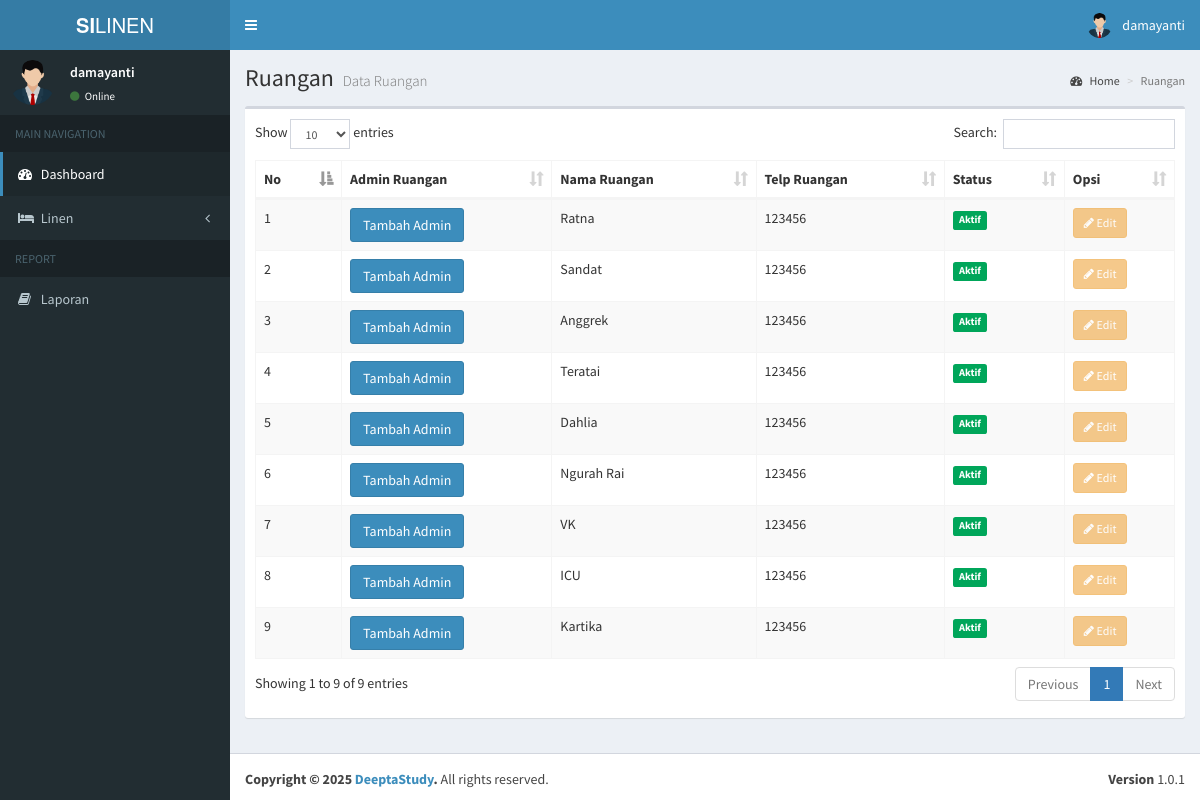
/admin/data_ruangan.php (signed in), run on an earlier commit of the app's database.
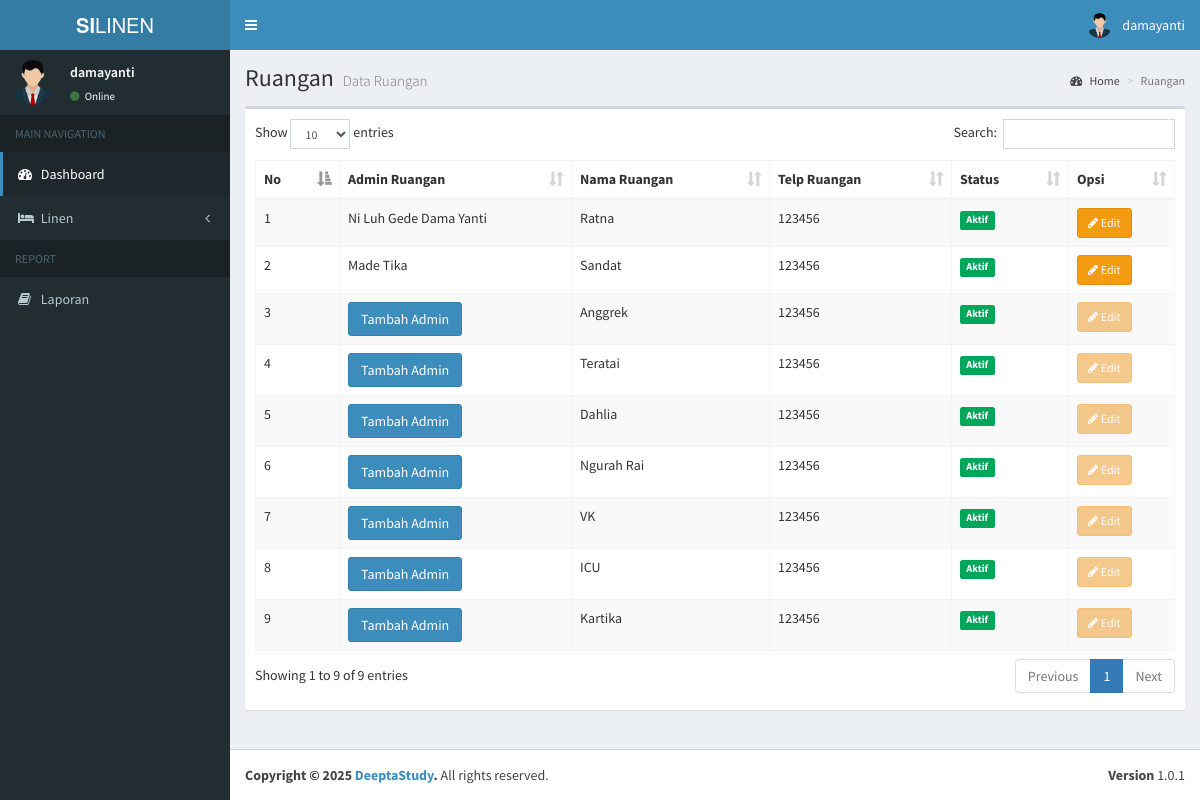
And on a later commit of the database.
### tables this page shows
CREATE TABLE `users` (
  `id` int(11) NOT NULL,
  `nama` varchar(100) NOT NULL,
  `username` varchar(100) NOT NULL,
  `email` varchar(100) NOT NULL,
  `password` varchar(100) NOT NULL,
  `hak_akses` varchar(25) NOT NULL,
  `status` int(11) NOT NULL,
  `status_ruangan` int(11) DEFAULT NULL
);

CREATE TABLE `ruangan` (
  `id` int(11) NOT NULL,
  `id_user` int(11) DEFAULT NULL,
  `nama_ruangan` varchar(199) NOT NULL,
  `telp_ruangan` varchar(15) NOT NULL,
  `status` int(11) NOT NULL
);

### admin/data_ruangan.php (the view, shortened to what this page needs)
<?php
include '../koneksi.php';
$additionalCSS = [
    '../assets/plugins/datatables/dataTables.bootstrap.css',
];
$pageTitle = "Ruangan";
$pageDesc = "Data Ruangan";
$dataQuery = mysqli_query($koneksi, "SELECT r.*, u.nama as nama_admin
                                    FROM ruangan r
                                    LEFT JOIN users u ON r.id_user = u.id");
?>
<section class="content">
    <div class="row">
        <div class="col-xs-12">
            <div class="box">
                <div class="box-body">
                    <table id="example1" class="table table-bordered table-striped">
                        <thead>
                            <tr>
                                <th>No</th>
                                <th>Admin Ruangan</th>
                                <th>Nama Ruangan</th>
                                <th>Telp Ruangan</th>
                                <th>Status</th>
                                <th>Opsi</th>
                            </tr>
                        </thead>
                        <tbody>
                            <?php
                            $no = 1;
                            while ($data = mysqli_fetch_assoc($dataQuery)):
                            ?>
                                <tr>
                                    <td><?= $no++; ?></td>
                                    <td>
                                        <?php if (empty($data['id_user'])): ?>
                                            <a href="tambah_admin_ruangan.php?id=<?= $data['id'] ?>" class="btn btn-primary">
                                                Tambah Admin
                                            <?php else: ?>
                                                <?= htmlspecialchars($data['nama_admin'] ?? 'Admin tidak ditemukan') ?>
                                            <?php endif; ?>
                                    </td>
                                    <td><?= htmlspecialchars($data['nama_ruangan']) ?></td>
                                    <td><?= htmlspecialchars($data['telp_ruangan']) ?></td>
                                    <td>
                                        <span class="label <?= ($data['status'] == 1) ? 'label-success' : 'label-danger' ?>">
                                            <?= ($data['status'] == 1) ? 'Aktif' : 'Nonaktif' ?>
                                        </span>
                                    </td>
                                    <td>
                                        <?php if (!empty($data['id_user'])): ?>
                                            <a href="edit_ruangan.php?id=<?= $data['id'] ?>" class="btn btn-sm btn-warning"><i class="fa fa-pencil"></i> Edit</a>
                                        <?php else: ?>
                                            <button class="btn btn-sm btn-warning" disabled><i class="fa fa-pencil"></i> Edit</button>
                                        <?php endif; ?>
                                    </td>
                                </tr>
                            <?php endwhile; ?>
                        </tbody>
                    </table>
                </div>
            </div>
        </div>
    </div>
</section>
<?php
$content = ob_get_clean();
include __DIR__ . '/../layouts/header.php';
echo $content;
include __DIR__ . '/../layouts/footer.php';
?>

### layouts/header.php (shortened to what this page needs)
<?php
    include '../koneksi.php';
    $username = $_SESSION['username'];
    $query = mysqli_query($koneksi, "SELECT * FROM users WHERE username = '$username'");
    $row = mysqli_fetch_assoc($query);
?>
<!DOCTYPE html>
<html>
<head>
    <link rel="stylesheet" href="../assets/bootstrap/css/bootstrap.min.css">
    <link rel="stylesheet" href="https://maxcdn.bootstrapcdn.com/font-awesome/4.4.0/css/font-awesome.min.css">
    <link rel="stylesheet" href="https://code.ionicframework.com/ionicons/2.0.1/css/ionicons.min.css">
    <link rel="stylesheet" href="../assets/dist/css/AdminLTE.min.css">
    <link rel="stylesheet" href="../assets/dist/css/skins/_all-skins.min.css">
    <link rel="stylesheet" href="../assets/plugins/iCheck/flat/blue.css">
    <link rel="stylesheet" href="../assets/plugins/morris/morris.css">
    <link rel="stylesheet" href="../assets/plugins/jvectormap/jquery-jvectormap-1.2.2.css">
    <?php if(!empty($additionalCSS)): ?>
        <?php foreach($additionalCSS as $css): ?>
            <link rel="stylesheet" href="<?= htmlspecialchars($css) ?>">
        <?php endforeach; ?>
    <?php endif; ?>
</head>
<body class="hold-transition skin-blue sidebar-mini">
    <div class="wrapper">
        <header class="main-header">
            <a href="#" class="logo">
                <span class="logo-lg"><b>SI</b>LINEN</span>
            </a>
            <nav class="navbar navbar-static-top" role="navigation">
                <a href="#" class="sidebar-toggle" data-toggle="offcanvas" role="button">
                </a>
                <div class="navbar-custom-menu">
                    <ul class="nav navbar-nav">
                        <li class="dropdown user user-menu">
                            <a href="#" class="dropdown-toggle" data-toggle="dropdown">
                                <img src="../assets/images/avatar.png" class="user-image" alt="User Image">
                                <span class="hidden-xs"><?= $row['username']; ?></span>
                            </a>
                        </li>
                    </ul>
                </div>
            </nav>
        </header>
        <div class="content-wrapper">
            <section class="content-header">
                <h1>
                    <?php echo isset($pageTitle) ? $pageTitle : 'Dashboard'; ?>
                    <small><?php echo isset($pageDesc) ? $pageDesc : 'Control Panel'; ?></small>
                </h1>
                <ol class="breadcrumb">
                    <li><a href="#"><i class="fa fa-dashboard"></i> Home</a></li>
                    <li class="active"><?php echo isset($pageTitle) ? $pageTitle : 'Dashboard'; ?></li>
                </ol>
            </section>
        <?php include __DIR__ . '/navigation.php'; ?>

### layouts/navigation.php (shortened to what this page needs)
<aside class="main-sidebar">
    <section class="sidebar">
        <div class="user-panel">
            <div class="pull-left image">
                <img src="../assets/images/avatar.png" class="img-circle" alt="User Image">
            </div>
            <div class="pull-left info">
                <p><?= $row['username']; ?></p>
                <a href="#"><i class="fa fa-circle text-success"></i> Online</a>
            </div>
        </div>
        <?php
            if ($row['hak_akses'] == 'admin') {
        ?>
        <ul class="sidebar-menu">
            <li class="header">MAIN NAVIGATION</li>
            <li class="<?= $_SESSION['active_menu'] == 'dashboard' ? 'active' : '' ?>">
                <a href="../admin/">
                    <i class="fa fa-dashboard"></i> <span>Dashboard</span>
                </a>
            </li>
            <li class="treeview <?= $_SESSION['active_menu'] == 'pengguna' ? 'active' : '' ?>">
                <a href="#">
                    <i class="fa fa-users"></i> <span>Pengguna</span>
                    <i class="fa fa-angle-left pull-right"></i>
                </a>
                <ul class="treeview-menu">
                    <li><a href="../admin/tambah_pengguna.php"><i class="fa fa-plus"></i> Tambah Pengguna Baru</a></li>
                    <li><a href="../admin/data_pengguna.php"><i class="fa fa-arrow-circle-right"></i> Data Pengguna</a></li>
                </ul>
            </li>
            <li class="<?= $_SESSION['active_menu'] == 'ruangan' ? 'active' : '' ?>">
                <a href="../admin/data_ruangan.php">
                    <i class="fa fa-building"></i> <span>Ruangan</span>
                </a>
            </li>
            <li class="treeview <?= $_SESSION['active_menu'] == 'linen' ? 'active' : '' ?>">
                <a href="#">
                    <i class="fa fa-bed"></i> <span>Linen</span>
                    <i class="fa fa-angle-left pull-right"></i>
                </a>
                <ul class="treeview-menu">
                    <li class="<?= $_SESSION['active_menu'] == 'tambah_linen' ? 'active' : '' ?>"><a href="#"><i class="fa fa-plus"></i> Tambah Linen Baru</a></li>
                    <li class="<?= $_SESSION['active_menu'] == 'linen' ? 'active' : '' ?>"><a href="../admin/linen_ruangan.php"><i class="fa fa-arrow-circle-right"></i> Data Linen</a></li>
                </ul>
            </li>
            <li class="header">REPORT</li>
            <li><a href="#"><i class="fa fa-book"></i> <span>Laporan</span></a></li>
        </ul>
        <?php
            }else if($row['hak_akses'] == 'admin_ruangan'){
        ?>
        <ul class="sidebar-menu">
            <li class="header">MAIN NAVIGATION</li>
            <li class="active">
                <a href="#">
                    <i class="fa fa-dashboard"></i> <span>Dashboard</span>
                </a>
            </li>
            <li class="treeview">
                <a href="#">
                    <i class="fa fa-bed"></i> <span>Linen</span>
                    <i class="fa fa-angle-left pull-right"></i>
                </a>
            </li>
            <li class="header">REPORT</li>
            <li><a href="#"><i class="fa fa-book"></i> <span>Laporan</span></a></li>
        </ul>
        <?php
            }else if($row['hak_akses'] == 'petugas_laundry'){
        ?>
        <?php
            }else if($row['hak_akses'] == 'kepala_penanggung_jawab'){
        ?>
        <?php
            }
        ?>
    </section>
</aside>

### layouts/footer.php (shortened to what this page needs)
</div>
<footer class="main-footer">
    <div class="pull-right hidden-xs">
        <b>Version</b> 1.0.1
    </div>
    <strong>Copyright &copy; 2025 <a href="#">DeeptaStudy</a>.</strong> All rights
    reserved.
</footer>
    </div>
</body>
</html>

What changed in the data, as far as the page shows it:
changed ruangan "Ratna": id_user.nama (not shown) → "Ni Luh Gede Dama Yanti"; no longer shows "Tambah Admin"
changed ruangan "Sandat": id_user.nama (not shown) → "Made Tika"; no longer shows "Tambah Admin"
